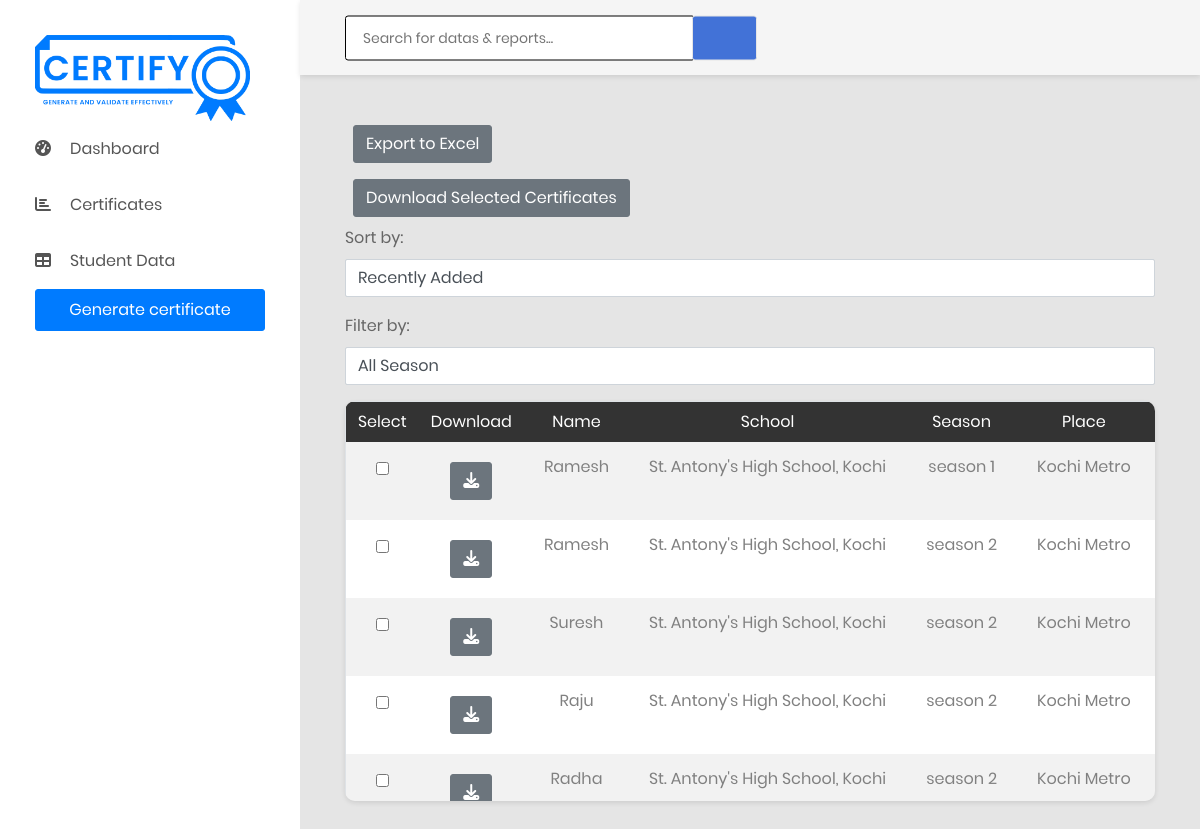
The page /certificate/display-tronix-student/ (signed in) on the database its author committed.
### certificate_app/models.py (models this page shows, shortened)
class StudentTronix(models.Model):
    name= models.CharField(max_length=255, null=True)
    school= models.CharField(max_length=255, null=True)
    issued_date = models.DateField(default=timezone.now)
    place = models.CharField(max_length=255, null=True)
    created_at = models.DateTimeField( default=timezone.now)  # Add this field to store creation time
    certificate_number = models.CharField(max_length=20, null=True, blank=True)  # Changed field name to certificate_number
    tronix_details = models.ForeignKey(Tronix, on_delete=models.CASCADE, null=True)
    certificate_type = models.ForeignKey(CertificateTypes, on_delete=models.CASCADE, null=True)
    position = models.CharField(max_length=255, null=True)

class Tronix(models.Model):
    season = models.CharField(max_length=100, null=True)
    date = models.DateField(default=timezone.now)
    item = models.ForeignKey(TronixItems, on_delete=models.CASCADE, null=True)
    partner_logos = models.ManyToManyField(Partner)  # Field to associate partner logos with each student

### certificate_app/views.py (the view)
# urls.py: path('display-tronix-student/', views.display_tronix_students, name='display_tronix_students'),
@login_required(login_url='login')
def display_tronix_students(request):
    students_tronix = StudentTronix.objects.all().order_by('-created_at')
    certificate_types = CertificateTypes.objects.all()
    tronix_list = Tronix.objects.all()
    tronix_item_list = TronixItems.objects.all()
    certificate_courses = {}
    certificate_numbers = {}
    for certificate_type_instance in certificate_types:
        certificate_type_pk = certificate_type_instance.pk
        current_courses = certificate_type_instance.courses.all()
        certificate_courses[certificate_type_pk] = current_courses
        for course_instance in current_courses:
            certificate_types_related_to_course = course_instance.certificate_types.all()
            for certificate_type_instance_related_to_course in certificate_types_related_to_course:
                certificate_type_pk_related_to_course = certificate_type_instance_related_to_course.pk
    for student in students_tronix:
        number = student.certificate_number
        certificate_number = f"TRS{number}"
        certificate_numbers[student.id] = certificate_number  # Map student ID to certificate number
    distinct_seasons = tronix_list.values_list('season', flat=True).distinct()
    context = {
        'students_tronix': students_tronix,
        'certificate_types': certificate_types,
        'certificate_id_number': certificate_numbers,  # Include the certificate numbers in the context
        'tronix_list': tronix_list,
        'tronix_item_list': tronix_item_list,
        'distinct_seasons':distinct_seasons
    }
    return render(request, 'table_tronix.html', context)

### certificate_app/models.py (called while the page is built)
    def __str__(self):
        return self.items

### templates/table_tronix.html (shortened to what this page needs)
{% extends 'base.html' %}
{% load static %}
{% block body %}
<div class="main-content">
    <div class="section__content section__content--p30">
        <div class="container">
            <div class="row">
                <div class="col-lg-12 text-justify">
                </div>
                <div class="col-lg-12">
                    <button class="btn btn-secondary m-2"  onclick="exportToExcel()">Export to Excel</button>
                    <form action="{% url 'download_selected_tronixcertificates' %}" method="post" class="mb-3">
                        <button type="submit" class="btn btn-secondary m-2">Download Selected Certificates</button>
                        <div class="mb-3">
                            <label for="sort_order">Sort by:</label>
                            <select id="sort_order" class="form-control" onchange="sortStudents()">
                                <option value="recent">Recently Added</option>
                            </select>
                        </div>
                        <div class="mb-3">
                            <label for="sort_order">Filter by:</label>
                            <div class="mb-3">
                                <select id="SeasonDropdown" class="form-control" onchange="filterStudents()">
                                    <option value="">All Season</option>
                                </select>
                            </div>
                        </div>
                        <div class="table-responsive table--no-card m-b-30">
                            <table class="table table-borderless table-striped table-earning">
                                <thead>
                                    <tr>
                                        <th>Select</th>
                                        <th>Download</th>
                                        <th>Name</th>
                                        <th>School</th>
                                        <th>Season</th>
                                        <th>Place</th>
                                        <th>Item</th>
                                    </tr>
                                </thead>
                                <tbody id="student_table_body">
                                    {% for student in students_tronix %}
                                    <tr>
                                        <td><input type="checkbox" name="selected_students" value="{{ student.id }}"
                                                class="m-2"></td>
                                        <td>
                                            <a href="{% url 'render_pdf_tronix' student.id %}"
                                                class="btn btn-secondary m-2"><i class="fas fa-download"></i>
                                            </a>
                                        </td>
                                        <td>{{ student.name }}</td>
                                        <td>{{ student.school }}</td>
                                        <td>{{ student.tronix_details.season }}</td>
                                        <td>{{ student.place }}</td>
                                        <td>{{ student.tronix_details.item }}</td>
                                    </tr>
                                    {% endfor %}
                                </tbody>
                            </table>
                        </div>
                    </form>
                </div>
            </div>
        </div>
    </div>
</div>
{% endblock %}

### static/css/style.css (style rules this page uses)
input, textarea { border: 1px solid black !important; }
table, th, td { border: 1px solid #232324; margin:10px; }
table { width: 100%; }
thead { background-color: #060652; color: white; }
th { padding: 20px; }
tbody { background-color: #ffffff; text-align: center; }
.table-responsive { height: 400px; overflow-y: visible; }

### rows shown on the page
StudentTronix: name "Ramesh", school "St. Antony's High School, Kochi", tronix_details.season "season 1", place "Kochi Metro"
StudentTronix: name "Ramesh", school "St. Antony's High School, Kochi", tronix_details.season "season 2", place "Kochi Metro"
StudentTronix: name "Suresh", school "St. Antony's High School, Kochi", tronix_details.season "season 2", place "Kochi Metro"
StudentTronix: name "Raju", school "St. Antony's High School, Kochi", tronix_details.season "season 2", place "Kochi Metro"
StudentTronix: name "Radha", school "St. Antony's High School, Kochi", tronix_details.season "season 2", place "Kochi Metro"
